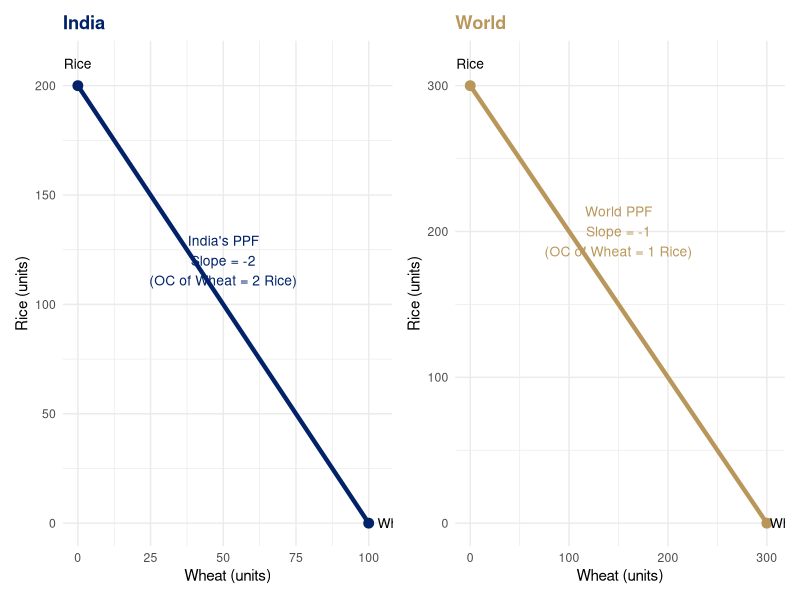
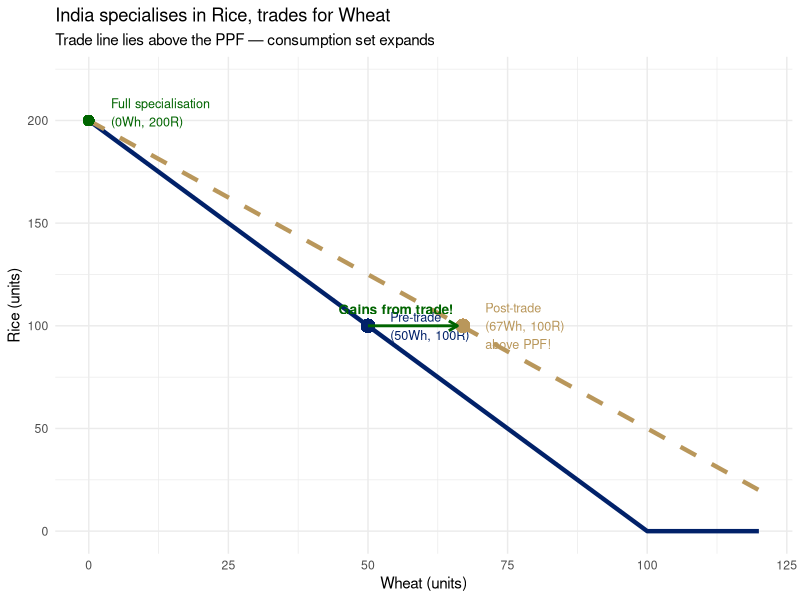
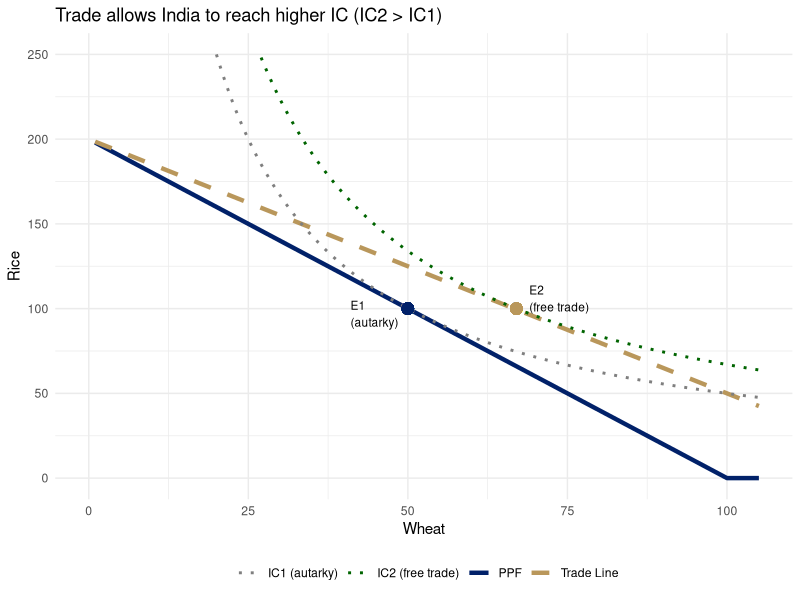
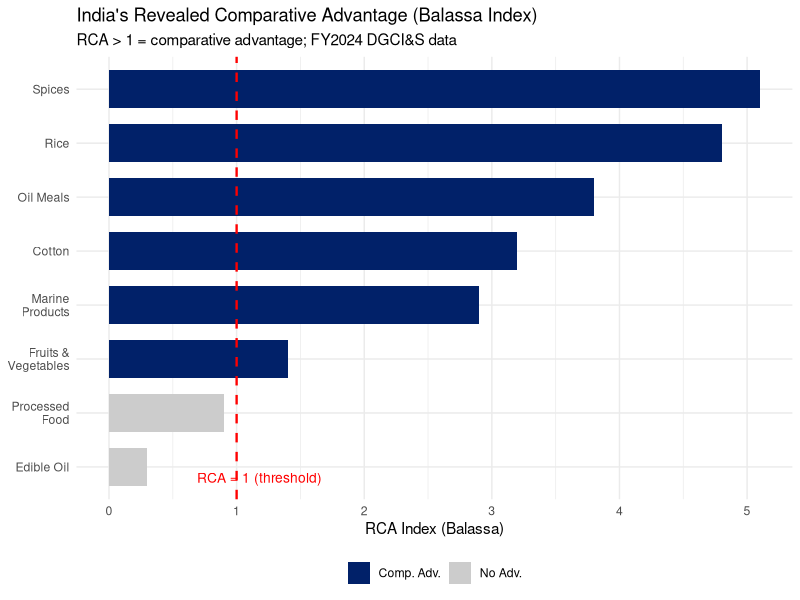

Generate these figures, in order, with R:
## ---- chunk 1
#| label: setup
#| include: false
library(ggplot2)
library(patchwork)
library(dplyr)
library(scales)
options(scipen=999)
theme_set(theme_minimal(base_size=11))
knitr::opts_chunk$set(echo = knitr::is_html_output())
## ---- chunk 2
#| label: fig-ppf
#| fig-cap: "Production Possibility Frontiers: India and World\nSource: Author's illustration."
#| fig-width: 9
#| fig-height: 5
library(ggplot2)
library(patchwork)

p1 <- ggplot() +
  geom_segment(aes(x=0, y=200, xend=100, yend=0),
               color="#012169", linewidth=1.5) +
  geom_point(aes(x=0, y=200), color="#012169", size=3) +
  geom_point(aes(x=100, y=0), color="#012169", size=3) +
  annotate("text", x=50, y=120,
           label="India's PPF\nSlope = -2\n(OC of Wheat = 2 Rice)",
           color="#012169", size=3.5, hjust=0.5) +
  annotate("text", x=103, y=0, label="Wheat", size=3.5, hjust=0) +
  annotate("text", x=0, y=210, label="Rice", size=3.5, hjust=0.5) +
  labs(title="India", x="Wheat (units)", y="Rice (units)") +
  theme_minimal(base_size=11) +
  theme(plot.title=element_text(color="#012169", face="bold"))

p2 <- ggplot() +
  geom_segment(aes(x=0, y=300, xend=300, yend=0),
               color="#B9975B", linewidth=1.5) +
  geom_point(aes(x=0, y=300), color="#B9975B", size=3) +
  geom_point(aes(x=300, y=0), color="#B9975B", size=3) +
  annotate("text", x=150, y=200,
           label="World PPF\nSlope = -1\n(OC of Wheat = 1 Rice)",
           color="#B9975B", size=3.5, hjust=0.5) +
  annotate("text", x=303, y=0, label="Wheat", size=3.5, hjust=0) +
  annotate("text", x=0, y=315, label="Rice", size=3.5, hjust=0.5) +
  labs(title="World", x="Wheat (units)", y="Rice (units)") +
  theme_minimal(base_size=11) +
  theme(plot.title=element_text(color="#B9975B", face="bold"))

p1 + p2
## ---- chunk 3
#| label: fig-gains
#| fig-cap: "India: Gains from Trade — Consuming Beyond the PPF\nSource: Author's illustration."
#| fig-width: 7
#| fig-height: 5
library(ggplot2)

wheat_seq <- seq(0, 120, by=0.5)
rice_ppf   <- pmax(0, 200 - 2*wheat_seq)
rice_trade <- pmax(0, 200 - 1.5*wheat_seq)   # P_Wh/P_R = 1.5

df_ppf <- data.frame(wheat=wheat_seq, rice_ppf=rice_ppf, rice_trade=rice_trade)

ggplot(df_ppf, aes(x=wheat)) +
  geom_line(aes(y=rice_ppf), color="#012169", linewidth=1.5) +
  geom_line(aes(y=rice_trade), color="#B9975B", linewidth=1.5, linetype="dashed") +
  geom_point(aes(x=50, y=100), color="#012169", size=4) +
  annotate("text", x=54, y=100,
           label="Pre-trade\n(50Wh, 100R)", hjust=0, size=3.2, color="#012169") +
  geom_point(aes(x=67, y=100), color="#B9975B", size=4) +
  annotate("text", x=71, y=100,
           label="Post-trade\n(67Wh, 100R)\nabove PPF!",
           hjust=0, size=3.2, color="#B9975B") +
  geom_point(aes(x=0, y=200), color="darkgreen", size=3) +
  annotate("text", x=4, y=204,
           label="Full specialisation\n(0Wh, 200R)", hjust=0, size=3.2, color="darkgreen") +
  annotate("segment", x=50, y=100, xend=66, yend=100,
           arrow=arrow(length=unit(0.25,"cm")), color="darkgreen", linewidth=1) +
  annotate("text", x=55, y=108, label="Gains from trade!",
           color="darkgreen", size=3.5, fontface="bold") +
  labs(title="India specialises in Rice, trades for Wheat",
       subtitle="Trade line lies above the PPF — consumption set expands",
       x="Wheat (units)", y="Rice (units)") +
  scale_x_continuous(limits=c(0,120)) +
  scale_y_continuous(limits=c(0,220)) +
  theme_minimal(base_size=11)
## ---- chunk 4
#| label: fig-ic-ppf
#| fig-cap: "Free Trade Equilibrium: IC tangent to Trade Possibilities Line\nSource: Author's illustration."
#| fig-width: 6
#| fig-height: 5
library(ggplot2)

wheat_seq <- seq(1, 105, by=0.5)
rice_ppf   <- pmax(0, 200 - 2*wheat_seq)
rice_trade <- pmax(0, 200 - 1.5*wheat_seq)   # P_Wh/P_R = 1.5 (was slope -1 — fixed)
rice_ic1   <- 5000 / wheat_seq               # U = sqrt(Wh*R), U1^2 = 50*100 = 5000
rice_ic2   <- 6700 / wheat_seq               # U2^2 = 67*100 = 6700 (E2 = (67,100) on IC2 & trade line)

df <- data.frame(
  wheat = wheat_seq,
  rice_ppf   = rice_ppf,
  rice_trade = rice_trade,
  rice_ic1   = rice_ic1,
  rice_ic2   = rice_ic2
)

ggplot(df, aes(x=wheat)) +
  geom_line(aes(y=rice_ppf,   color="PPF"),                   linewidth=1.5) +
  geom_line(aes(y=rice_trade, color="Trade Line"),             linewidth=1.5, linetype="dashed") +
  geom_line(aes(y=rice_ic1,   color="IC1 (autarky)"),          linewidth=1,   linetype="dotted") +
  geom_line(aes(y=rice_ic2,   color="IC2 (free trade)"),       linewidth=1,   linetype="dotted") +
  geom_point(aes(x=50,  y=100), color="#012169", size=3.5) +
  geom_point(aes(x=67,  y=100), color="#B9975B", size=3.5) +
  annotate("text", x=41, y=97,  label="E1\n(autarky)",   size=3, hjust=0) +
  annotate("text", x=69, y=106, label="E2\n(free trade)", size=3, hjust=0) +
  scale_color_manual(values=c(
    "PPF"             = "#012169",
    "Trade Line"      = "#B9975B",
    "IC1 (autarky)"   = "grey50",
    "IC2 (free trade)"= "darkgreen"
  )) +
  scale_y_continuous(limits=c(0, 250)) +
  scale_x_continuous(limits=c(0, 105)) +
  labs(title="Trade allows India to reach higher IC (IC2 > IC1)",
       x="Wheat", y="Rice", color="") +
  theme_minimal(base_size=11) +
  theme(legend.position="bottom")
## ---- chunk 5
#| label: fig-rca
#| fig-cap: "India: Revealed Comparative Advantage in Agricultural Products (FY2024)\nSource: Author's calculations using DGCI&S / UN Comtrade data."
#| fig-width: 8
#| fig-height: 5
library(ggplot2)

rca_data <- data.frame(
  commodity = c("Spices", "Rice", "Oil Meals", "Cotton",
                "Marine\nProducts", "Fruits &\nVegetables",
                "Processed\nFood", "Edible Oil"),
  rca  = c(5.1, 4.8, 3.8, 3.2, 2.9, 1.4, 0.9, 0.3),
  type = c("Comp. Adv.", "Comp. Adv.", "Comp. Adv.", "Comp. Adv.",
           "Comp. Adv.", "Comp. Adv.", "No Adv.", "No Adv.")
)
rca_data$commodity <- factor(rca_data$commodity,
                              levels=rca_data$commodity[order(rca_data$rca)])

ggplot(rca_data, aes(x=commodity, y=rca, fill=type)) +
  geom_col(width=0.7) +
  geom_hline(yintercept=1, linetype="dashed", color="red", linewidth=0.8) +
  annotate("text", x=0.8, y=1.18, label="RCA = 1 (threshold)", color="red", size=3.5) +
  scale_fill_manual(values=c("Comp. Adv."="#012169", "No Adv."="#cccccc")) +
  coord_flip() +
  labs(title="India's Revealed Comparative Advantage (Balassa Index)",
       subtitle="RCA > 1 = comparative advantage; FY2024 DGCI&S data",
       x=NULL, y="RCA Index (Balassa)", fill=NULL) +
  theme_minimal(base_size=11) +
  theme(legend.position="bottom")
